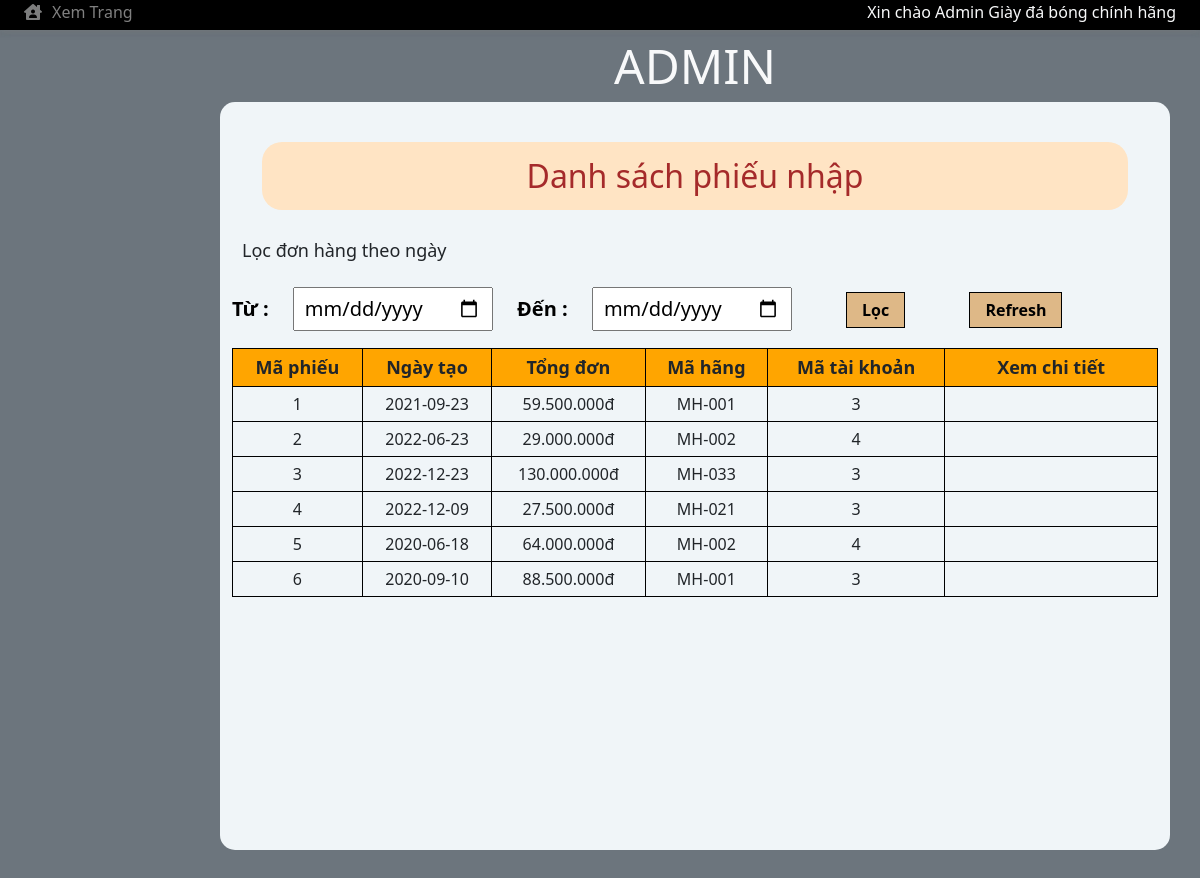
Screenshot of /admin/index.php?id=pn with the database file from the repository.
### tables this page shows
CREATE TABLE `phieunhaphang` (
  `MaPhieu` int(11) NOT NULL,
  `NgayTao` date NOT NULL,
  `TongDon` int(11) NOT NULL,
  `MaHang` varchar(50) NOT NULL,
  `MaTaiKhoan` int(50) NOT NULL
);

### db/DAOPhieuNhap.php (called while the page is built, shortened)
<?php
class DAOPhieuNhap
{
    private $host = 'localhost';
    private $username = 'root';
    private $password = '';
    private $databaseName = 'ql_cuahanggiay';
    private $conn;
    public function connect()
    {
        if(!$this->conn){
            $this->conn = mysqli_connect($this->host,$this->username,$this->password,$this->databaseName);
        }
    }
    public function getList()
    {
        $sql = 'SELECT * FROM phieunhaphang';
        $data = null;
        if($result = mysqli_query($this->conn,$sql)){
            while($row = mysqli_fetch_array($result)){
                $data[] = $row;
            }
            return $data;
        }
        else
            return false;
    }
}
?>

### admin/template/template_content/phieunhap.php (the view, shortened to what this page needs)
<form action="" method="POST">
    <h2 id="title_dh">Danh sách phiếu nhập</h2>
    <h3 id="title_loc">Lọc đơn hàng theo ngày</h3>
    <label for="from" class="label_from">Từ :</label>
    <input type="date" name="from" id="from">
    <label for="to" class="to">Đến :</label>
    <input type="date" name="to" id="to">
    <input type="submit" name="Loc" id="Loc" value="Lọc">
    <input type="submit" name="Refresh" id="Refresh" value="Refresh">
    <table id="ds_donhang">
        <tr>
            <th>Mã phiếu</th>
            <th>Ngày tạo</th>
            <th>Tổng đơn</th>
            <th>Mã hãng</th>
            <th>Mã tài khoản</th>
            <th style = "width: 23%">Xem chi tiết</th>
        </tr>
        <?php
            if(isset($_POST['Loc']) == false){
                include("../db/DAOPhieuNhap.php");
                $db = new DAOPhieuNhap();
                $db->connect();
                $data = $db->getList();
                $i=0;
                while ($i < count($data)){
        ?>
                <tr>
                    <td><?php echo $data[$i][0]?></td>
                    <td><?php echo $data[$i][1]?></td>
                    <td><?php echo number_format($data[$i][2],0,',','.')."đ"?></td>
                    <td><?php echo $data[$i][3]?></td>
                    <td><?php echo $data[$i][4]?></td>
                    <td></td>
                </tr>
        <?php
                    $i++;
                }
            }
        ?>
    </table>

### admin/css/DonHang.css (style rules this page uses)
* { margin: 0px; padding: 0px; }
#title_dh { color: brown; margin: 30px 30px; text-align: center; background-color: bisque; border-radius: 20px; padding: 15px; }
#title_loc { margin: 10px; font-size: 18px; }
label { color: black; font-size: 20px; margin: 0px 30px; }
#from, #to { font-size: 20px; margin: 0px 20px; padding: 5px 10px; }
#Loc, #Refresh { color: black; font-weight: bold; background-color: burlywood; border: 1px solid black; padding: 5px 15px; margin: 20px 30px; cursor: pointer; }
#ds_donhang { width: 100%; border: 1px solid black; border-collapse: collapse; }
#ds_donhang th { text-align: center; border: 1px solid black; padding: 5px; font-size: 18px; background-color: orange; }
#ds_donhang td { text-align: center; font-size: 16px; border: 1px solid black; padding: 5px; }

### admin/css/admin.css (style rules this page uses)
* { padding: 0; margin: 0; box-sizing: border-box; }
#main > *:nth-child(2) > * { margin-top: 10px !important; margin-bottom: 10px !important; }

### admin/css/KhuyenMai.css (style rules this page uses)
* { margin: 0px; padding: 0px; }

### admin/css/PhanQuyen.css (style rules this page uses)
* { margin: 0px; padding: 0px; }
label { margin: 10px 0px; }

### admin/css/DanhMuc.css (style rules this page uses)
* { margin: 0px; padding: 0px; }
label { font-weight: bold; font-size: 20px; }

### rows the page displays
phieunhaphang: MaPhieu "1", NgayTao "2021-09-23", TongDon "59.500.000", MaHang "MH-001", MaTaiKhoan "3"
phieunhaphang: MaPhieu "2", NgayTao "2022-06-23", TongDon "29.000.000", MaHang "MH-002", MaTaiKhoan "4"
phieunhaphang: MaPhieu "3", NgayTao "2022-12-23", TongDon "130.000.000", MaHang "MH-033", MaTaiKhoan "3"
phieunhaphang: MaPhieu "4", NgayTao "2022-12-09", TongDon "27.500.000", MaHang "MH-021", MaTaiKhoan "3"
phieunhaphang: MaPhieu "5", NgayTao "2020-06-18", TongDon "64.000.000", MaHang "MH-002", MaTaiKhoan "4"
phieunhaphang: MaPhieu "6", NgayTao "2020-09-10", TongDon "88.500.000", MaHang "MH-001", MaTaiKhoan "3"
